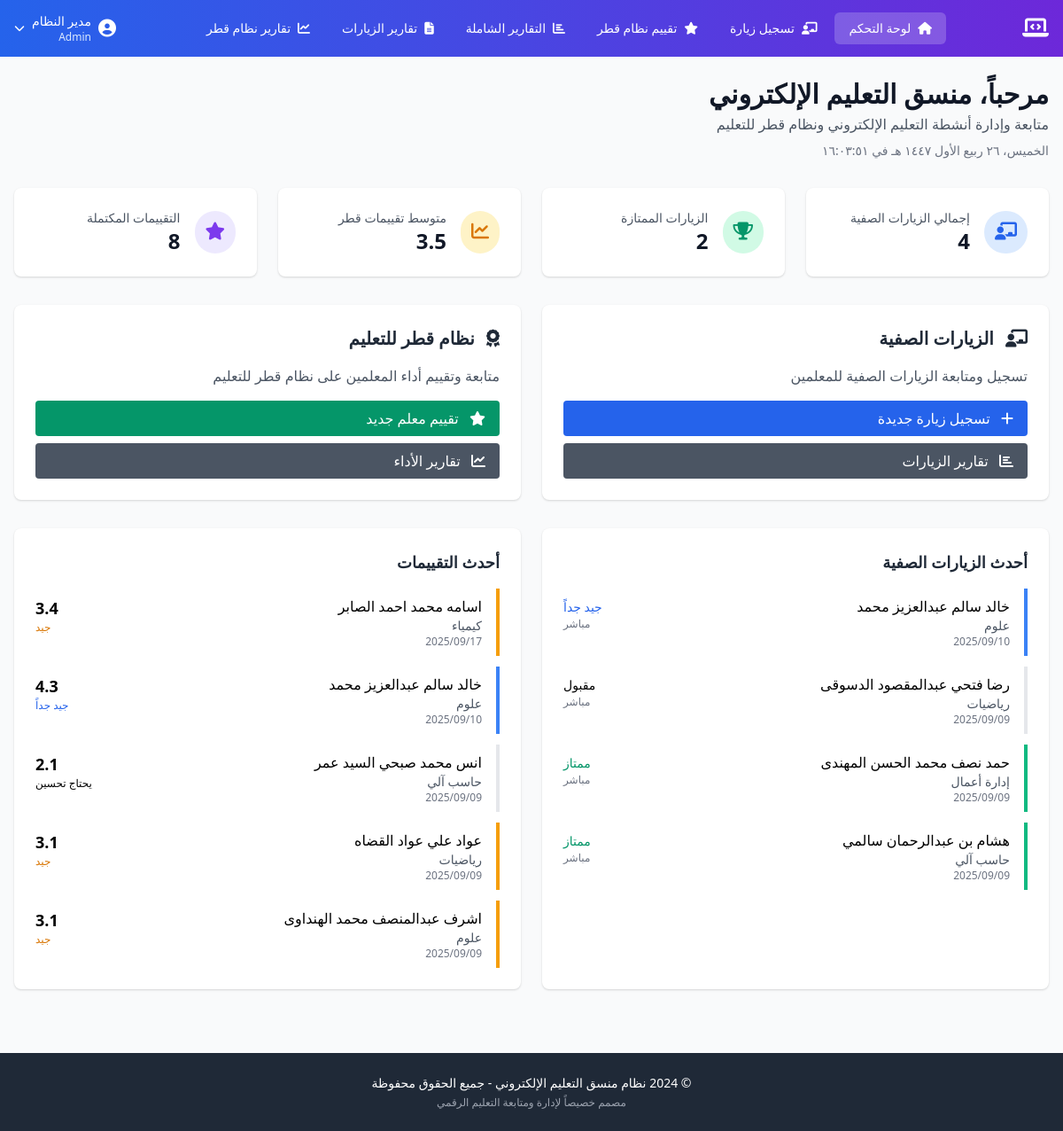
Page /elearning_coordinator_dashboard.php (signed in) on the committed database.
### tables this page shows
CREATE TABLE `elearning_attendance` (
  `id` int NOT NULL,
  `academic_year_id` int NOT NULL,
  `school_id` int NOT NULL,
  `subject_id` int NOT NULL,
  `teacher_id` int NOT NULL,
  `grade_id` int NOT NULL,
  `section_id` int NOT NULL,
  `lesson_date` date NOT NULL,
  `lesson_number` int NOT NULL,
  `num_students` int NOT NULL DEFAULT '0',
  `attendance_students` int NOT NULL DEFAULT '0',
  `attendance_type` enum('direct','remote') DEFAULT 'direct',
  `elearning_tools` json DEFAULT NULL,
  `lesson_topic` varchar(255) NOT NULL,
  `attendance_rating` enum('excellent','very_good','good','acceptable','poor') DEFAULT 'poor',
  `coordinator_id` int NOT NULL,
  `notes` text,
  `created_at` timestamp NULL DEFAULT CURRENT_TIMESTAMP,
  `updated_at` timestamp NULL DEFAULT CURRENT_TIMESTAMP ON UPDATE CURRENT_TIMESTAMP
);

CREATE TABLE `teachers` (
  `id` int NOT NULL,
  `name` varchar(255) NOT NULL,
  `personal_id` varchar(20) NOT NULL,
  `email` varchar(255) DEFAULT NULL,
  `job_title` varchar(50) NOT NULL DEFAULT '????????',
  `phone` varchar(20) DEFAULT NULL,
  `school_id` int NOT NULL,
  `created_at` timestamp NULL DEFAULT CURRENT_TIMESTAMP,
  `updated_at` timestamp NULL DEFAULT CURRENT_TIMESTAMP ON UPDATE CURRENT_TIMESTAMP,
  `user_id` int DEFAULT NULL
);

CREATE TABLE `subjects` (
  `id` int NOT NULL,
  `name` varchar(255) NOT NULL,
  `school_id` int DEFAULT NULL,
  `is_school_specific` tinyint(1) NOT NULL DEFAULT '0',
  `is_active` tinyint(1) NOT NULL DEFAULT '1',
  `created_by` int DEFAULT NULL,
  `updated_by` int DEFAULT NULL,
  `created_at` timestamp NULL DEFAULT CURRENT_TIMESTAMP,
  `updated_at` timestamp NULL DEFAULT CURRENT_TIMESTAMP ON UPDATE CURRENT_TIMESTAMP
);

CREATE TABLE `qatar_system_performance` (
  `id` int NOT NULL,
  `academic_year_id` int NOT NULL,
  `term` enum('first','second') NOT NULL,
  `teacher_id` int NOT NULL,
  `subject_id` int NOT NULL,
  `evaluation_date` date NOT NULL,
  `evaluator_id` int NOT NULL COMMENT 'منسق التعليم الإلكتروني',
  `criteria_scores` json NOT NULL COMMENT 'درجات المعايير - مصفوفة {criterion_id: score}',
  `total_score` decimal(5,2) NOT NULL,
  `performance_level` enum('excellent','very_good','good','needs_improvement','poor') NOT NULL,
  `strengths` text,
  `improvement_areas` text,
  `recommendations` text,
  `follow_up_date` date DEFAULT NULL,
  `notes` text,
  `created_at` timestamp NULL DEFAULT CURRENT_TIMESTAMP,
  `updated_at` timestamp NULL DEFAULT CURRENT_TIMESTAMP ON UPDATE CURRENT_TIMESTAMP
);

### elearning_coordinator_dashboard.php (the view, shortened to what the rows shown need)
<?php
require_once 'includes/functions.php';
$current_year = get_active_academic_year();
$current_year_id = $current_year ? $current_year['id'] : 2;
$recent_evaluations = [];
if ($current_year_id) {
    $recent_evaluations = query("
        SELECT
            qsp.*,
            t.name as teacher_name,
            s.name as subject_name,
            DATE(qsp.evaluation_date) as eval_date
        FROM qatar_system_performance qsp
        JOIN teachers t ON qsp.teacher_id = t.id
        JOIN subjects s ON qsp.subject_id = s.id
        WHERE qsp.academic_year_id = ?
        ORDER BY qsp.evaluation_date DESC
        LIMIT 5
    ", [$current_year_id]);
}
$recent_visits = [];
if ($current_year_id) {
    $recent_visits = query("
        SELECT
            ea.*,
            t.name as teacher_name,
            s.name as subject_name,
            DATE(ea.lesson_date) as visit_date
        FROM elearning_attendance ea
        JOIN teachers t ON ea.teacher_id = t.id
        JOIN subjects s ON ea.subject_id = s.id
        WHERE ea.academic_year_id = ?
        ORDER BY ea.lesson_date DESC, ea.id DESC
        LIMIT 5
    ", [$current_year_id]);
}
?>
<?php include 'includes/elearning_header.php'; ?>
<div class="min-h-screen bg-gray-50 py-6">
    <div class="max-w-7xl mx-auto px-4">
        <div class="mb-8">
            <h1 class="text-3xl font-bold text-gray-900">مرحباً، منسق التعليم الإلكتروني</h1>
        </div>
        <div class="grid grid-cols-1 md:grid-cols-2 gap-6 mb-8">
            <div class="bg-white rounded-lg shadow p-6">
                <h2 class="text-xl font-bold text-gray-800 mb-4">
                    <i class="fas fa-chalkboard-teacher ml-2"></i>
                    الزيارات الصفية
                </h2>
            </div>
            <div class="bg-white rounded-lg shadow p-6">
                <h2 class="text-xl font-bold text-gray-800 mb-4">
                    <i class="fas fa-award ml-2"></i>
                    نظام قطر للتعليم
                </h2>
            </div>
        </div>
        <div class="grid grid-cols-1 lg:grid-cols-2 gap-6">
            <div class="bg-white rounded-lg shadow p-6">
                <?php if (empty($recent_visits)): ?>
                    <p class="text-gray-500 text-center py-4">لا توجد زيارات حديثة</p>
                <?php else: ?>
                    <div class="space-y-3">
                        <?php foreach ($recent_visits as $visit): ?>
                            <div class="border-r-4 <?= get_attendance_color($visit['attendance_rating']) ?> pr-4 py-2">
                                <div class="flex justify-between items-start">
                                    <div>
                                        <p class="font-medium"><?= htmlspecialchars($visit['teacher_name']) ?></p>
                                        <p class="text-sm text-gray-600"><?= htmlspecialchars($visit['subject_name']) ?></p>
                                        <p class="text-xs text-gray-500"><?= date('Y/m/d', strtotime($visit['visit_date'])) ?></p>
                                    </div>
                                    <div class="text-left">
                                        <span class="text-sm font-medium <?= get_attendance_text_color($visit['attendance_rating']) ?>">
                                            <?= get_attendance_rating_text($visit['attendance_rating']) ?>
                                        </span>
                                        <p class="text-xs text-gray-500">
                                            <?= $visit['attendance_type'] == 'direct' ? 'مباشر' : 'عن بُعد' ?>
                                        </p>
                                    </div>
                                </div>
                            </div>
                        <?php endforeach; ?>
                    </div>
                <?php endif; ?>
            </div>
            <div class="bg-white rounded-lg shadow p-6">
                <?php if (empty($recent_evaluations)): ?>
                    <p class="text-gray-500 text-center py-4">لا توجد تقييمات حديثة</p>
                <?php else: ?>
                    <div class="space-y-3">
                        <?php foreach ($recent_evaluations as $eval): ?>
                            <div class="border-r-4 <?= get_performance_color($eval['performance_level']) ?> pr-4 py-2">
                                <div class="flex justify-between items-start">
                                    <div>
                                        <p class="font-medium"><?= htmlspecialchars($eval['teacher_name']) ?></p>
                                        <p class="text-sm text-gray-600"><?= htmlspecialchars($eval['subject_name']) ?></p>
                                        <p class="text-xs text-gray-500"><?= date('Y/m/d', strtotime($eval['eval_date'])) ?></p>
                                    </div>
                                    <div class="text-left">
                                        <span class="text-lg font-bold"><?= number_format($eval['total_score'], 1) ?></span>
                                        <p class="text-xs <?= get_performance_text_color($eval['performance_level']) ?>">
                                            <?= get_performance_text($eval['performance_level']) ?>
                                        </p>
                                    </div>
                                </div>
                            </div>
                        <?php endforeach; ?>
                    </div>
                <?php endif; ?>
            </div>
        </div>
    </div>
</body>
</html>
<?php
function get_performance_color($level) {
    switch ($level) {
        case 'very_good': return 'border-blue-500';
        case 'good': return 'border-yellow-500';
        case 'needs_improvement': return 'border-orange-500';
    }
}
function get_performance_text_color($level) {
    switch ($level) {
        case 'very_good': return 'text-blue-600';
        case 'good': return 'text-yellow-600';
        case 'needs_improvement': return 'text-orange-600';
    }
}
function get_performance_text($level) {
    switch ($level) {
        case 'very_good': return 'جيد جداً';
        case 'good': return 'جيد';
        case 'needs_improvement': return 'يحتاج تحسين';
    }
}
function get_attendance_color($rating) {
    switch ($rating) {
        case 'excellent': return 'border-green-500';
        case 'very_good': return 'border-blue-500';
        case 'acceptable': return 'border-orange-500';
    }
}
function get_attendance_text_color($rating) {
    switch ($rating) {
        case 'excellent': return 'text-green-600';
        case 'very_good': return 'text-blue-600';
        case 'acceptable': return 'text-orange-600';
    }
}
function get_attendance_rating_text($rating) {
    switch ($rating) {
        case 'excellent': return 'ممتاز';
        case 'very_good': return 'جيد جداً';
        case 'acceptable': return 'مقبول';
    }
}
?>
<?php include 'includes/elearning_footer.php'; ?>

### rows in the picture
elearning_attendance: teacher.name "خالد سالم عبدالعزيز محمد", subject.name "علوم", visit_date "2025/09/10", attendance_rating "جيد جداً", attendance_type "مباشر"
elearning_attendance: teacher.name "رضا فتحي عبدالمقصود الدسوقى", subject.name "رياضيات", visit_date "2025/09/09", attendance_rating "مقبول", attendance_type "مباشر"
elearning_attendance: teacher.name "حمد نصف محمد الحسن المهندى", subject.name "إدارة أعمال", visit_date "2025/09/09", attendance_rating "ممتاز", attendance_type "مباشر"
elearning_attendance: teacher.name "هشام بن عبدالرحمان سالمي", subject.name "حاسب آلي", visit_date "2025/09/09", attendance_rating "ممتاز", attendance_type "مباشر"
qatar_system_performance: teacher.name "اسامه محمد احمد الصابر", subject.name "كيمياء", eval_date "2025/09/17", total_score "3.4", performance_level "جيد"
qatar_system_performance: teacher.name "خالد سالم عبدالعزيز محمد", subject.name "علوم", eval_date "2025/09/10", total_score "4.3", performance_level "جيد جداً"
qatar_system_performance: teacher.name "انس محمد صبحي السيد عمر", subject.name "حاسب آلي", eval_date "2025/09/09", total_score "2.1", performance_level "يحتاج تحسين"
qatar_system_performance: teacher.name "عواد علي عواد القضاه", subject.name "رياضيات", eval_date "2025/09/09", total_score "3.1", performance_level "جيد"
qatar_system_performance: teacher.name "اشرف عبدالمنصف محمد الهنداوى", subject.name "علوم", eval_date "2025/09/09", total_score "3.1", performance_level "جيد"

### other values in the picture
$_SESSION['full_name'] "مدير النظام"
$_SESSION['role_name'] "Admin"
$attendance_stats['total_sessions'] "4"
$attendance_stats['excellent_sessions'] "2"
$qatar_stats['avg_score'] "3.5"
$qatar_stats['total_evaluations'] "8"
